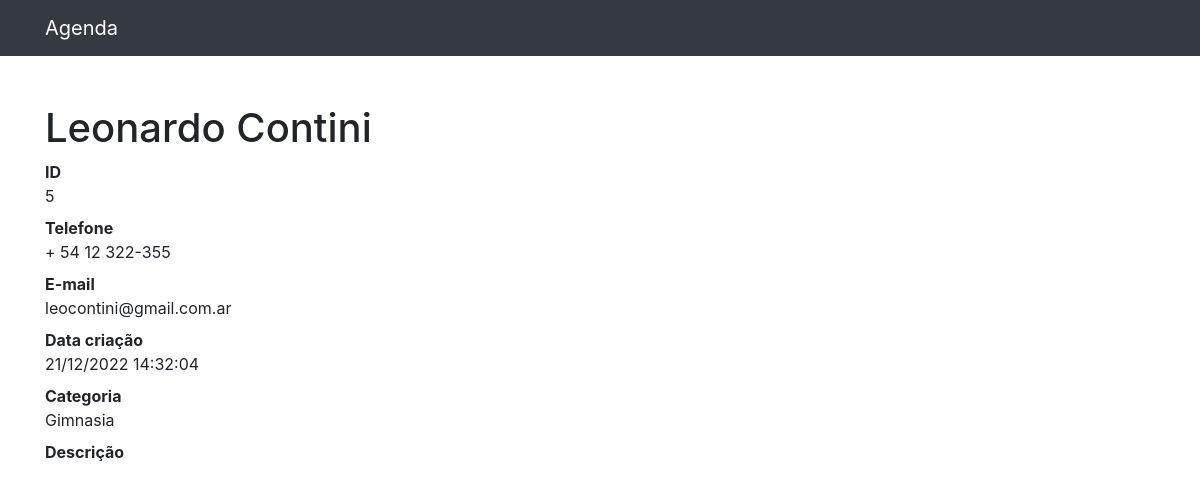
The page /5 on the database as committed earlier.
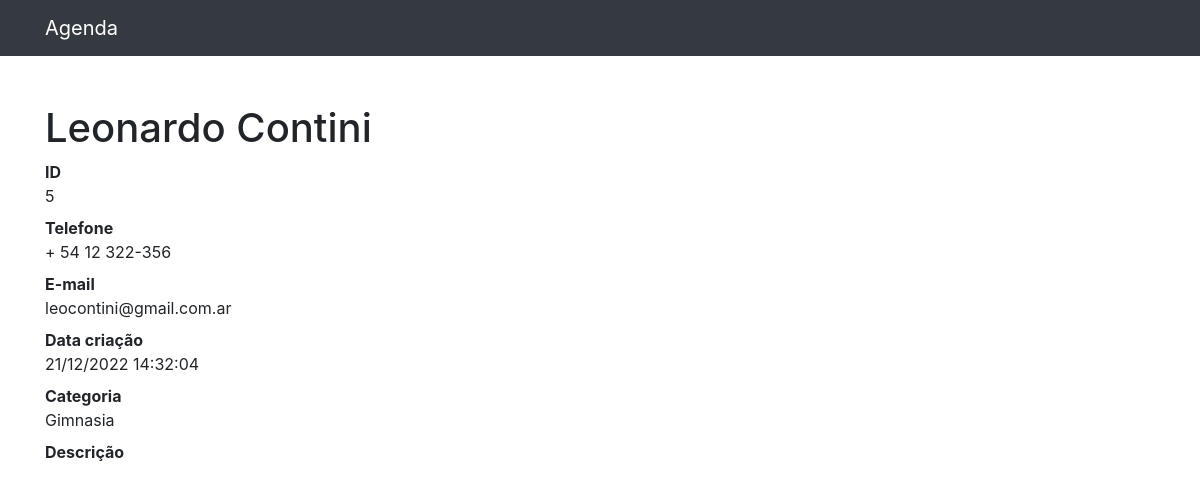
The same page on the database as committed later.
### contatos/models.py (models this page shows, shortened)
class Contato(models.Model):
    nome = models.CharField(max_length=255)
    sobrenome = models.CharField(max_length=255, blank=True)
    telefone = models.CharField(max_length=255)
    email = models.CharField(max_length=255, blank=True)
    data_criacao = models.DateTimeField(default=timezone.now)
    descricao = models.TextField(blank=True)
    categoria = models.ForeignKey(Categoria, on_delete=models.DO_NOTHING)
    mostrar = models.BooleanField(default=True)

class Categoria(models.Model):
    nome = models.CharField(max_length=255)
    def __str__(self):
        return self.nome

### contatos/views.py (the view)
# urls.py: path('<int:contato_id>', views.ver_contato, name='ver_contato'),
def ver_contato(request, contato_id):
    contato = get_object_or_404(Contato, id=contato_id)
    return render(request, 'contatos/ver_contato.html',{
        'contato': contato
    })

### contatos/templates/contatos/ver_contato.html (shortened to what this page needs)
{% extends 'base.html' %}
{%block conteudo%}
<h1 class="mt-5">{{ contato.nome }} {{ contato.sobrenome }}</h1>
<dl>
    <dt>ID</dt>
    <dd>{{ contato.id }}</dd>
    <dt>Telefone</dt>
    <dd>{{ contato.telefone }}</dd>
    <dt>E-mail</dt>
    <dd>{{ contato.email }}</dd>
    <dt>Data criação</dt>
    <dd>{{ contato.data_criacao| date:'d/m/Y H:i:s'  }}</dd>
    <dt>Categoria</dt>
    <dd>{{ contato.categoria }}</dd>
    <dt>Descrição</dt>
</dl>
{%endblock%}

### templates/base.html (shortened to what this page needs)
{% load static %}
<!DOCTYPE html>
<html lang="pt">
<head>
    {% include 'parciais/_head.html' %}
</head>
<body>
  {% include 'parciais/_navbar.html' %}
  <div class="container">
        <div class="row">
                <div class="col-lg-12">
                    {%block conteudo%} {%endblock%}
                </div>
        </div>
  </div>
</body>
</html>

### templates/parciais/_head.html (shortened to what this page needs)
{% load static %}
  <link href="{% static 'vendor/bootstrap/css/bootstrap.min.css'%}" rel="stylesheet">

### templates/parciais/_navbar.html (shortened to what this page needs)
<nav class="navbar navbar-expand-lg navbar-dark bg-dark static-top">
    <div class="container">
      <a class="navbar-brand" href="{% url 'index' %}">Agenda</a>
    </div>
  </nav>

Rows that differ between the two databases and show on the page:
changed Contato "Leonardo": telefone "+ 54 12 322-355" → "+ 54 12 322-356"
